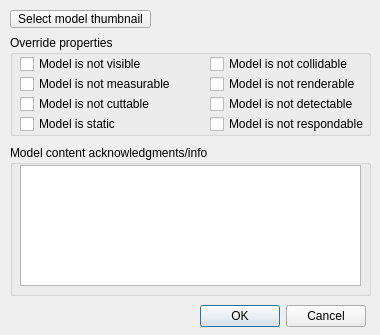
<?xml version="1.0" encoding="UTF-8"?>
<ui version="4.0">
 <class>CQDlgModelProperties</class>
 <widget class="QDialog" name="CQDlgModelProperties">
  <property name="geometry">
   <rect>
    <x>0</x>
    <y>0</y>
    <width>380</width>
    <height>335</height>
   </rect>
  </property>
  <property name="windowTitle">
   <string>Model Properties</string>
  </property>
  <property name="locale">
   <locale language="English" country="UnitedStates"/>
  </property>
  <widget class="QToolButton" name="qqSelectThumbnail">
   <property name="geometry">
    <rect>
     <x>10</x>
     <y>10</y>
     <width>141</width>
     <height>18</height>
    </rect>
   </property>
   <property name="focusPolicy">
    <enum>Qt::StrongFocus</enum>
   </property>
   <property name="text">
    <string>Select model thumbnail</string>
   </property>
  </widget>
  <widget class="QGroupBox" name="groupBox">
   <property name="geometry">
    <rect>
     <x>10</x>
     <y>35</y>
     <width>361</width>
     <height>101</height>
    </rect>
   </property>
   <property name="title">
    <string>Override properties</string>
   </property>
   <property name="flat">
    <bool>true</bool>
   </property>
   <widget class="QCheckBox" name="qqNotVisible">
    <property name="geometry">
     <rect>
      <x>10</x>
      <y>20</y>
      <width>181</width>
      <height>18</height>
     </rect>
    </property>
    <property name="focusPolicy">
     <enum>Qt::StrongFocus</enum>
    </property>
    <property name="text">
     <string>Model is not visible</string>
    </property>
   </widget>
   <widget class="QCheckBox" name="qqNotCollidable">
    <property name="geometry">
     <rect>
      <x>200</x>
      <y>20</y>
      <width>181</width>
      <height>18</height>
     </rect>
    </property>
    <property name="focusPolicy">
     <enum>Qt::StrongFocus</enum>
    </property>
    <property name="text">
     <string>Model is not collidable</string>
    </property>
   </widget>
   <widget class="QCheckBox" name="qqNotMeasurable">
    <property name="geometry">
     <rect>
      <x>10</x>
      <y>40</y>
      <width>181</width>
      <height>18</height>
     </rect>
    </property>
    <property name="focusPolicy">
     <enum>Qt::StrongFocus</enum>
    </property>
    <property name="text">
     <string>Model is not measurable</string>
    </property>
   </widget>
   <widget class="QCheckBox" name="qqNotRenderable">
    <property name="geometry">
     <rect>
      <x>200</x>
      <y>40</y>
      <width>181</width>
      <height>18</height>
     </rect>
    </property>
    <property name="focusPolicy">
     <enum>Qt::StrongFocus</enum>
    </property>
    <property name="text">
     <string>Model is not renderable</string>
    </property>
   </widget>
   <widget class="QCheckBox" name="qqNotCuttable">
    <property name="geometry">
     <rect>
      <x>10</x>
      <y>60</y>
      <width>181</width>
      <height>18</height>
     </rect>
    </property>
    <property name="focusPolicy">
     <enum>Qt::StrongFocus</enum>
    </property>
    <property name="text">
     <string>Model is not cuttable</string>
    </property>
   </widget>
   <widget class="QCheckBox" name="qqNotDetectable">
    <property name="geometry">
     <rect>
      <x>200</x>
      <y>60</y>
      <width>181</width>
      <height>18</height>
     </rect>
    </property>
    <property name="focusPolicy">
     <enum>Qt::StrongFocus</enum>
    </property>
    <property name="text">
     <string>Model is not detectable</string>
    </property>
   </widget>
   <widget class="QCheckBox" name="qqStatic">
    <property name="geometry">
     <rect>
      <x>10</x>
      <y>80</y>
      <width>181</width>
      <height>18</height>
     </rect>
    </property>
    <property name="focusPolicy">
     <enum>Qt::StrongFocus</enum>
    </property>
    <property name="text">
     <string>Model is static</string>
    </property>
   </widget>
   <widget class="QCheckBox" name="qqNotRespondable">
    <property name="geometry">
     <rect>
      <x>200</x>
      <y>80</y>
      <width>181</width>
      <height>18</height>
     </rect>
    </property>
    <property name="focusPolicy">
     <enum>Qt::StrongFocus</enum>
    </property>
    <property name="text">
     <string>Model is not respondable</string>
    </property>
   </widget>
  </widget>
  <widget class="QGroupBox" name="groupBox_2">
   <property name="geometry">
    <rect>
     <x>10</x>
     <y>145</y>
     <width>361</width>
     <height>151</height>
    </rect>
   </property>
   <property name="title">
    <string>Model content acknowledgments/info</string>
   </property>
   <property name="flat">
    <bool>true</bool>
   </property>
   <widget class="QPlainTextEdit" name="qqAcknowledgments">
    <property name="geometry">
     <rect>
      <x>10</x>
      <y>20</y>
      <width>341</width>
      <height>121</height>
     </rect>
    </property>
   </widget>
  </widget>
  <widget class="QDialogButtonBox" name="qqOkCancel">
   <property name="geometry">
    <rect>
     <x>15</x>
     <y>300</y>
     <width>351</width>
     <height>32</height>
    </rect>
   </property>
   <property name="standardButtons">
    <set>QDialogButtonBox::Cancel|QDialogButtonBox::Ok</set>
   </property>
  </widget>
 </widget>
 <tabstops>
  <tabstop>qqSelectThumbnail</tabstop>
  <tabstop>qqNotVisible</tabstop>
  <tabstop>qqNotCollidable</tabstop>
  <tabstop>qqNotMeasurable</tabstop>
  <tabstop>qqNotRenderable</tabstop>
  <tabstop>qqNotCuttable</tabstop>
  <tabstop>qqNotDetectable</tabstop>
  <tabstop>qqStatic</tabstop>
  <tabstop>qqNotRespondable</tabstop>
  <tabstop>qqAcknowledgments</tabstop>
  <tabstop>qqOkCancel</tabstop>
 </tabstops>
 <resources/>
 <connections/>
</ui>
